Frame 1 (no input): blank canvas, image omitted
Frame 60 (no input): blank canvas, image omitted
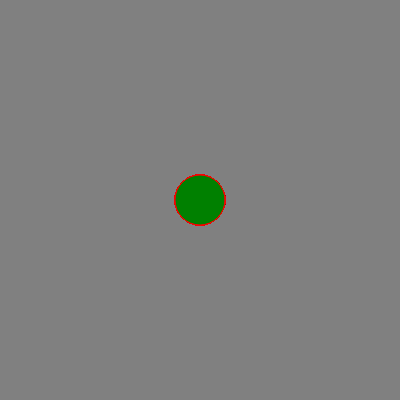
Frame 120 (the mouse pressed at the canvas centre since frame 60)

The p5.js sketch whose frames 1 and 60 were blank and that drew this single picture after the mouse press (run headless with seeded random() and noise() and a simulated clock; from frame 60 on, the mouse is pressed at the canvas centre):

// p5.js sketch
// ── sketch.js
function setup() {
    createCanvas(400, 400);
    background("gray");
  }
  
  function draw() {
    stroke("red");
    fill("green");
    
    if (mouseIsPressed) {
      ellipse(mouseX, mouseY, 50, 50);
    }
  }
